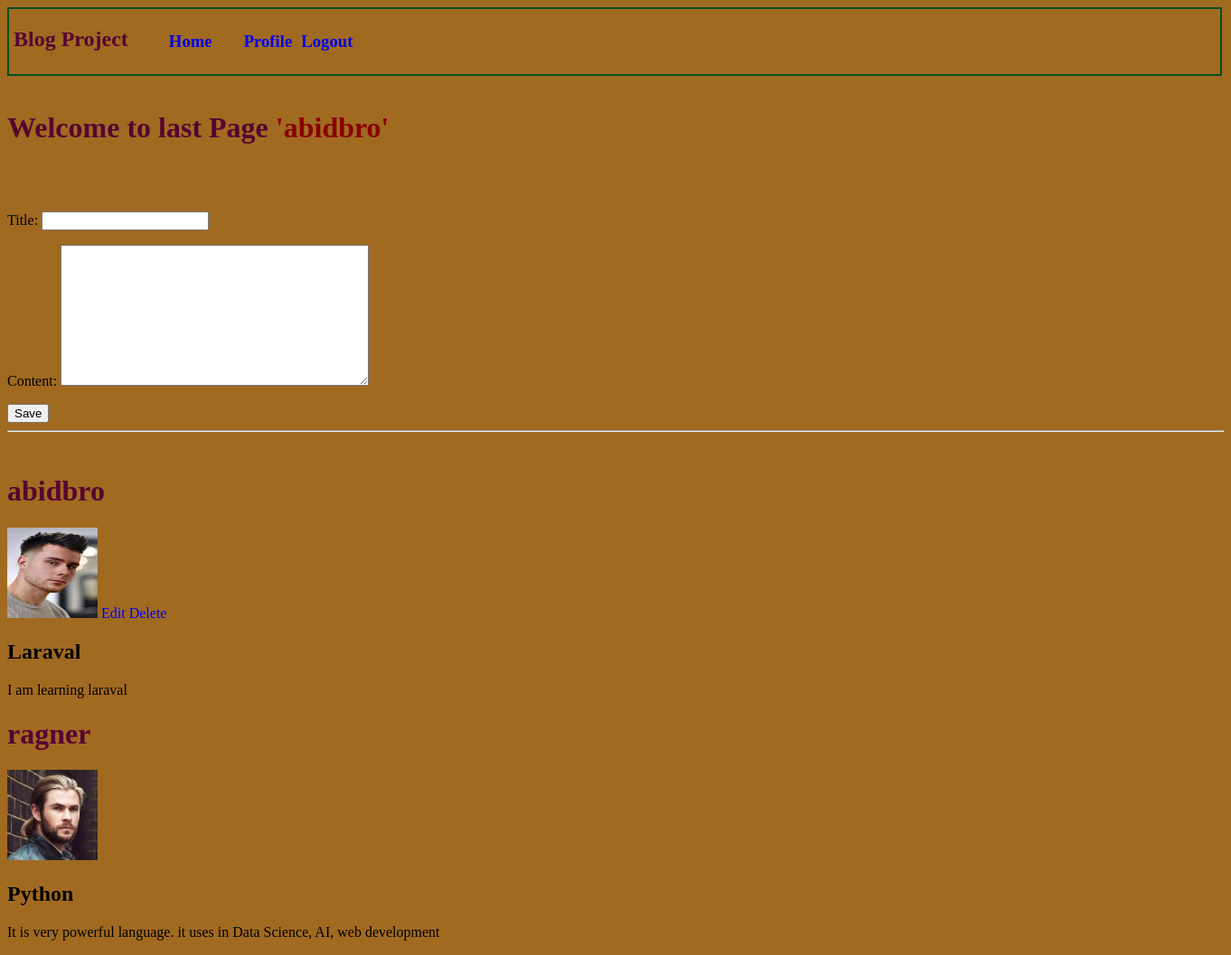
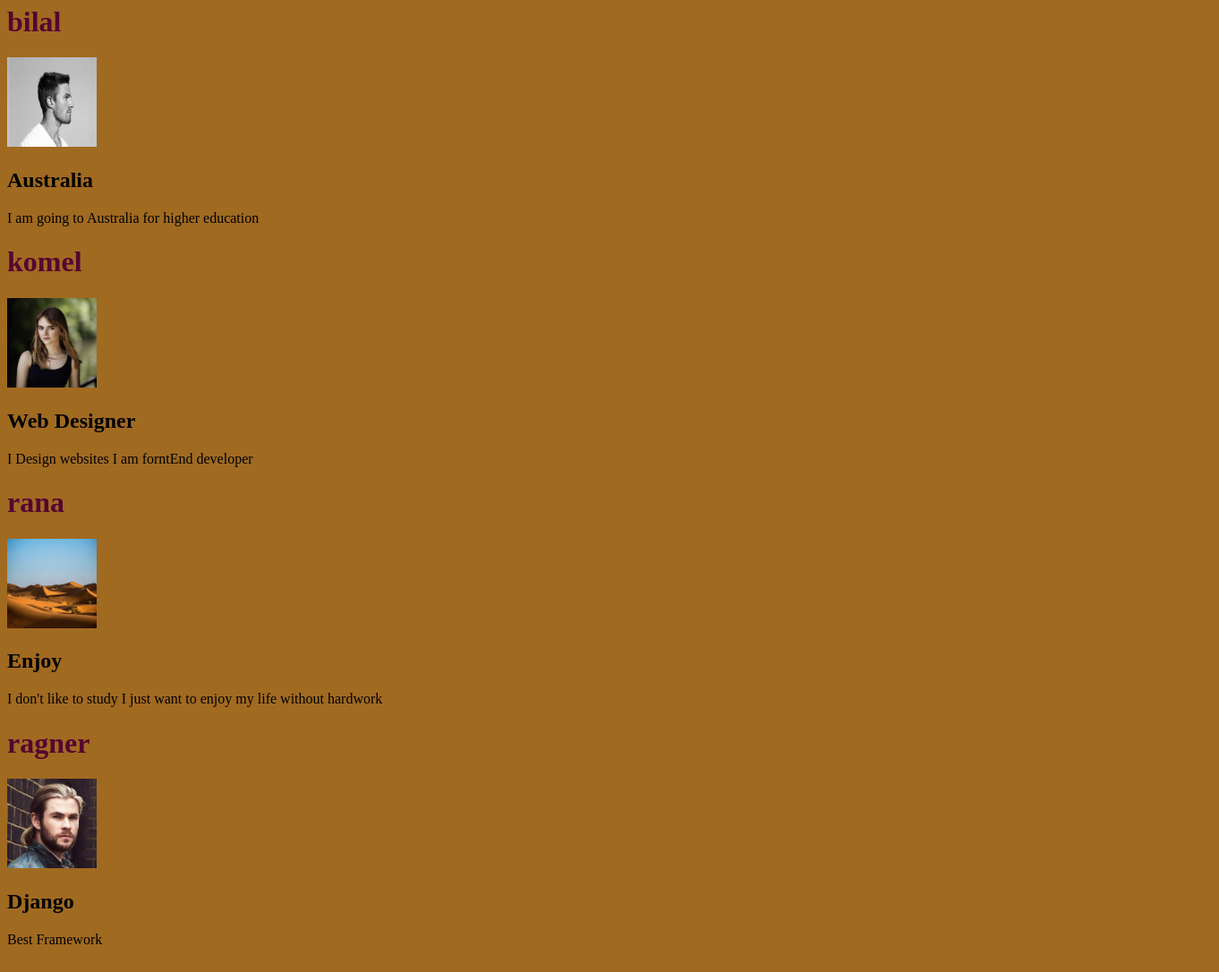
/home/ (signed in), run on the app's committed database (2 pictures, top to bottom).
### blog/models.py (models this page shows, shortened)
class Post(models.Model):
    title = models.CharField(max_length=50)
    content = models.TextField(max_length=100)
    author = models.ForeignKey(User, on_delete=models.CASCADE)
    date_created = models.DateTimeField(auto_now_add=True)
    class Meta:
        ordering = ['-date_created']

class Image(models.Model):
    photo = models.ImageField(upload_to='images', auto_created=True)
    user = models.OneToOneField(User, on_delete=models.CASCADE, primary_key=True)

### blog/views.py (the view)
# urls.py: path('home/', views.HomepageView, name='home'),
@login_required(login_url='/login/')
def HomepageView(request):
    posts = Post.objects.all()
    form = PostForm()
    if request.method == 'POST':
        form = PostForm(request.POST)
        if form.is_valid():
            instance = form.save(commit=False)
            instance.author = request.user
            instance.save()
    try:
        images = Image.objects.all()
    except:
        return HttpResponse("This code does not work to display images")
    context = {'posts': posts, 'form': form, 'images': images, 'default': default_img}
    return render(request, 'blog/home.html', context)

### blog/forms.py
class PostForm(forms.ModelForm):
    class Meta:
        model = Post
        fields = ['title', 'content']

### blog/templates/blog/home.html (shortened to what this page needs)
    {% extends 'base.html' %}
    {% load static %}
    {% load cache %}
    {% block link %}
        {{ block.super }}
        <link rel="stylesheet" href="{% static 'blog/css/home.css' %}">
    {% endblock link %}
    {% block content %}
    {% cache 60 heading %}
        <h1>Welcome to last Page <span>'{{request.user.username}}'</span></h1>
    {% endcache heading %}
        <br><br>
        <form action="" method="POST">
            {{form.as_p}}
            <input type="submit" value="Save">
        </form>
        <hr><br>
        {% for post in posts %}
        <h1>{{post.author.username}}</h1>
            {% for image in images %}
                {% if image.user == post.author %}
                    <img class="home-img" src="{{image.photo.url}}" alt="" height="100" width="100">
                {% endif %}
            {% endfor %}
        {% if request.user == post.author %}
            <a href="{% url 'editpost' post.id %}">Edit</a>
            <a href="{% url 'deletepost' post.id%}">Delete</a>
        {% endif %}
        <h2>{{post.title}}</h2>
        <p>{{post.content}}</p>
        {% endfor %}
        <br>
    {% endblock content %}

### static/css/base1.css (style rules this page uses)
body { background-size: cover; background-repeat: no-repeat; background-color: rgb(161, 106, 33); }

### blog/static/blog/css/home.css (style rules this page uses)
h1 { color: rgb(86, 5, 49); }
span { color: darkred; }

### static/css/nav1.css (style rules this page uses)
a { text-decoration: none; }

### data on the page
Post: author.username "abidbro", shows "Edit", title "Laraval", content "I am learning laraval"
Image: photo (picture)
Post: author.username "ragner", title "Python", content "It is very powerful language. it uses in Data Science, AI, web development"
Image: photo (picture)
Post: author.username "bilal", title "Australia", content "I am going to Australia for higher education"
Image: photo (picture)
Post: author.username "komel", title "Web Designer", content "I Design websites I am forntEnd developer"
Image: photo (picture)
Post: author.username "rana", title "Enjoy", content "I don't like to study I just want to enjoy my life without hardwork"
Image: photo (picture)
Post: author.username "ragner", title "Django", content "Best Framework"

### other printed values
{{ request.user.username }} "abidbro"
